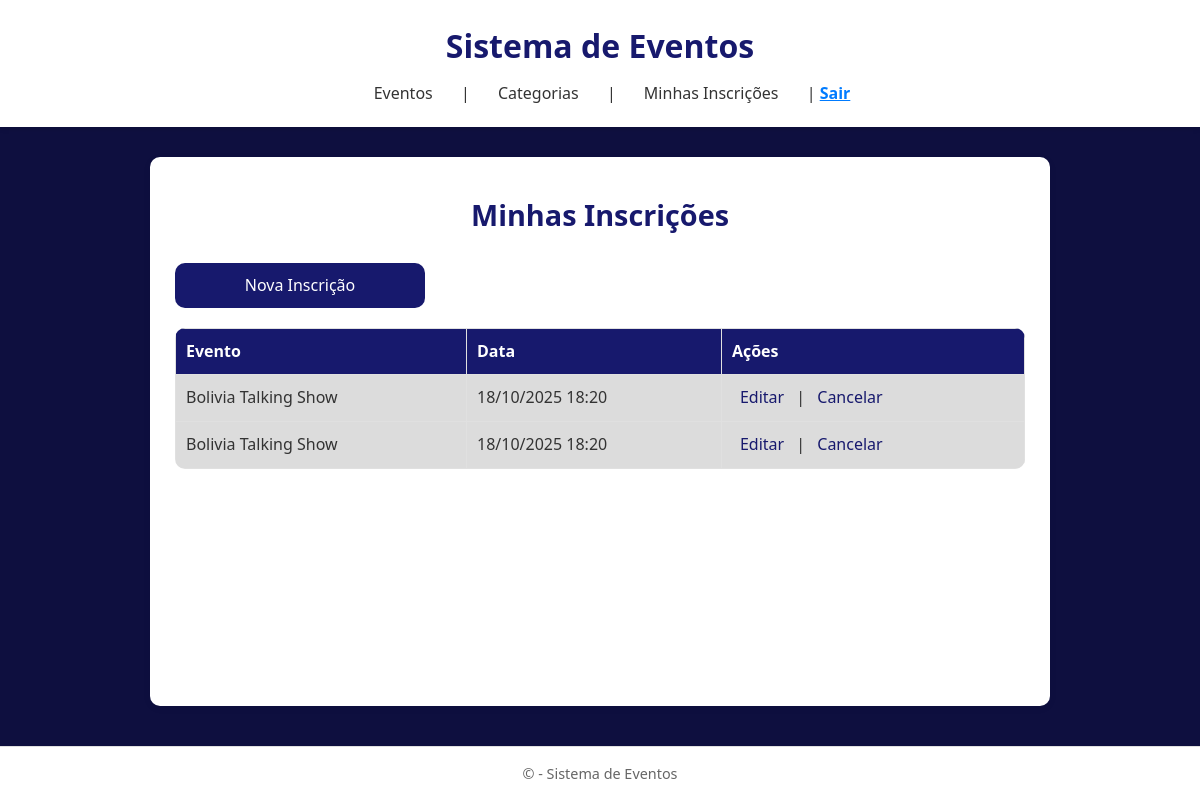
Page /subs/ (signed in) on the earlier database version.
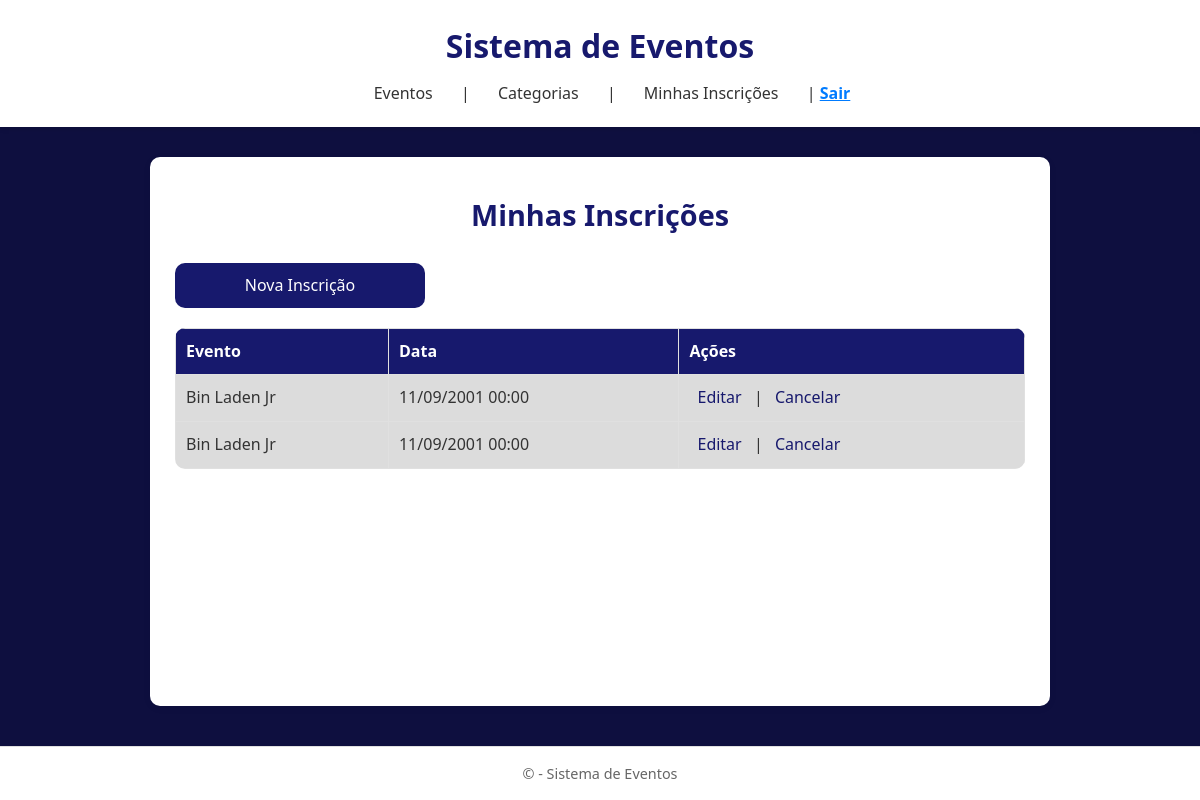
Same page on the later database version.
### core/models.py (models this page shows, shortened)
class BaseModel(models.Model):
    created_at = models.DateTimeField(auto_now_add=True, null=True)
    updated_at = models.DateTimeField(auto_now=True, null=True)
    deleted_at = models.DateTimeField(auto_now=True, null=True)
    is_deleted = models.BooleanField(default=False, null=True)
    class Meta:
        abstract = True

class Subscribe(BaseModel):
    client = models.ForeignKey(settings.AUTH_USER_MODEL, on_delete=models.CASCADE)
    events = models.ForeignKey(Events, on_delete=models.CASCADE)
    active = models.BooleanField(default=True)
    objects = SubsManager() # Adicionar

class Events(BaseModel):
    date_time = models.DateTimeField()
    title = models.CharField(max_length=50)
    vagas = models.IntegerField(default=30)
    descriptions = models.TextField()
    local = models.CharField()
    category = models.ManyToManyField(CategoryEvent)

### core/views.py (the view)
# urls.py: path('subs/', views.SubscribeListView.as_view(), name='subscribe_list'),
class SubscribeListView(LoginRequiredMixin, ListView):
    model = Subscribe
    template_name = 'eventos/subscribe_list.html'
    context_object_name = 'subscriptions'

### core/models.py (called while the page is built)
    def get_queryset(self):
        return SubsQuerySet(self.model, using=self._db)

### core/templates/eventos/subscribe_list.html (shortened to what this page needs)
{% extends "eventos/base.html" %}
{% block content %}
<h2 class="page-title">Minhas Inscrições</h2>
<a class="button main-button" href="{% url 'subscribe_create' %}">Nova Inscrição</a>
<table class="table-striped">
  <thead>
    <tr>
      <th>Evento</th>
      <th>Data</th>
      <th>Ações</th>
    </tr>
  </thead>
  <tbody>
    {% for sub in subscriptions %}
    <tr>
      <td>{{ sub.events.title }}</td>
      <td>{{ sub.events.date_time|date:"d/m/Y H:i" }}</td>
      <td>
        <a href="{% url 'subscribe_edit' sub.pk %}" class="edit-btn">Editar</a> |
        <a href="{% url 'subscribe_delete' sub.pk %}" class="delete-btn">Cancelar</a>
      </td>
    </tr>
    {% empty %}
    <tr>
      <td colspan="3" style="text-align:center;">Você ainda não possui inscrições.</td>
    </tr>
    {% endfor %}
  </tbody>
</table>
{% endblock %}

Differences in the rows shown:
removed Subscribe: events "Bolivia Talking Show", events.date_time "18/10/2025 18:20"
removed Subscribe: events "Bolivia Talking Show", events.date_time "18/10/2025 18:20"
added Subscribe: events "Bin Laden Jr", events.date_time "11/09/2001 00:00"
added Subscribe: events "Bin Laden Jr", events.date_time "11/09/2001 00:00"
